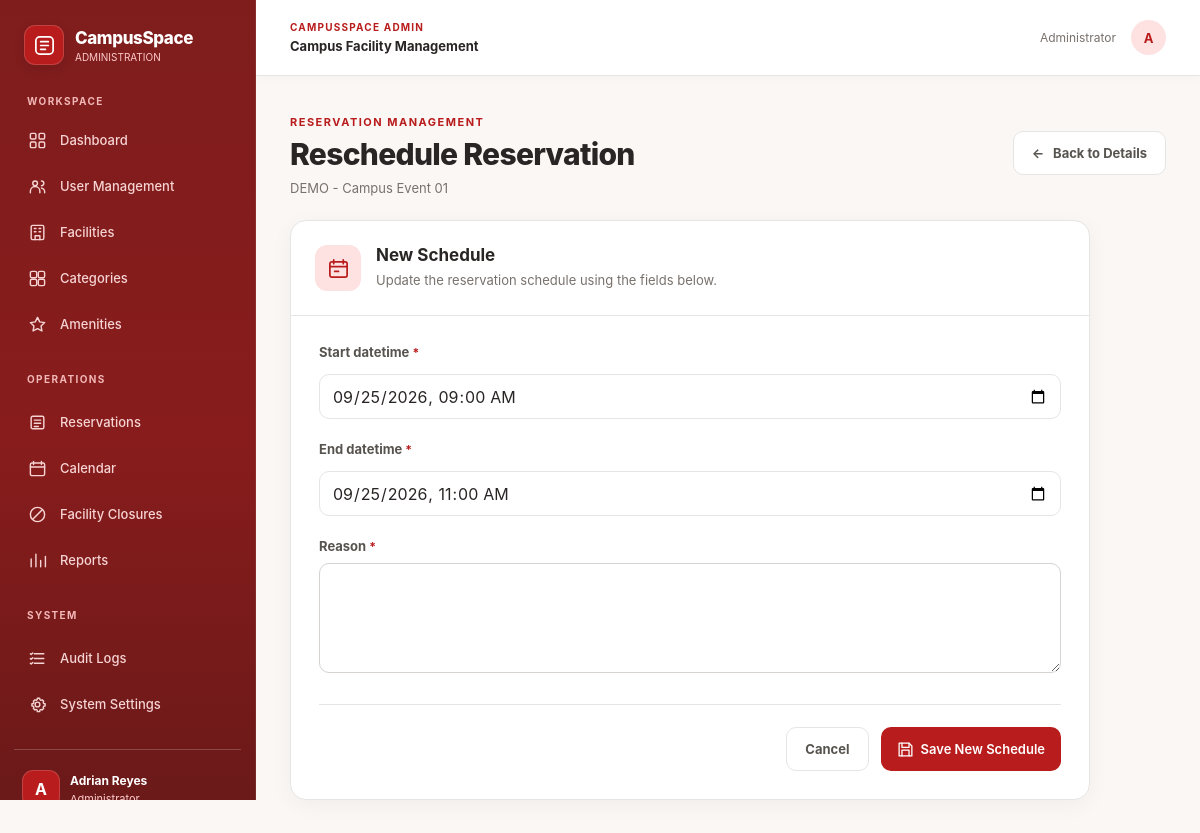
The app's page /manage/reservations/1/reschedule/ (signed in) with its own data.
### Reservation/models.py (models this page shows, shortened)
class User(AbstractUser):
    ROLE_CHOICES = [
        ('BASIC_USER', 'Basic User'),
        ('ADMIN', 'Admin'),
    ]
    role = models.CharField(
        max_length=10,
        choices=ROLE_CHOICES,
        default='BASIC_USER'
    )
    department = models.CharField(
        max_length=100,
        blank=True
    )
    contact_number = models.CharField(
        max_length=20,
        blank=True
    )
    objects = UserManager()

class Reservation(models.Model):
    STATUS_CHOICES = [
        ('PENDING', 'Pending'),
        ('APPROVED', 'Approved'),
        ('REJECTED', 'Rejected'),
        ('CANCELLED', 'Cancelled'),
        ('CHECKED_IN', 'Checked In'),
        ('NO_SHOW', 'No Show'),
        ('COMPLETED', 'Completed'),
    ]
    user = models.ForeignKey(
        settings.AUTH_USER_MODEL,
        on_delete=models.PROTECT,
        related_name='reservations'
    )
    facility = models.ForeignKey(
        Facility,
        on_delete=models.PROTECT,
        related_name='reservations'
    )
    event_name = models.CharField(
        max_length=200
    )
    purpose = models.TextField()
    expected_attendees = models.PositiveIntegerField()
    start_datetime = models.DateTimeField()
    end_datetime = models.DateTimeField()
    status = models.CharField(
        max_length=20,
        choices=STATUS_CHOICES,
        default='PENDING'
    )
    decision_by = models.ForeignKey(
        settings.AUTH_USER_MODEL,
        on_delete=models.PROTECT,
        null=True,
        blank=True,
        related_name='reservation_decisions'
    )
    decision_at = models.DateTimeField(
        null=True,
        blank=True
    )
    decision_reason = models.TextField(
        blank=True
    )
    created_at = models.DateTimeField(
        auto_now_add=True
    )
    updated_at = models.DateTimeField(
        auto_now=True
    )

### Reservation/views.py (the view)
@admin_required
def reservation_reschedule(request, reservation_id):
    reservation = get_object_or_404(
        Reservation,
        pk=reservation_id
    )
    if request.method == 'POST':
        form = ReservationRescheduleForm(
            request.POST
        )
        if form.is_valid():
            try:
                reschedule_reservation(
                    reservation_id=reservation.pk,
                    admin_user=request.user,
                    new_start_datetime=form.cleaned_data[
                        'start_datetime'
                    ],
                    new_end_datetime=form.cleaned_data[
                        'end_datetime'
                    ],
                    reason=form.cleaned_data[
                        'reason'
                    ]
                )
                messages.success(
                    request,
                    'Reservation rescheduled successfully.'
                )
                return redirect(
                    'reservation_detail_admin',
                    reservation_id=reservation.pk
                )
            except ValidationError as error:
                form.add_error(
                    None,
                    ' '.join(error.messages)
                )
    else:
        form = ReservationRescheduleForm(
            initial={
                'start_datetime': reservation.start_datetime,
                'end_datetime': reservation.end_datetime,
            }
        )
    return render(
        request,
        'Reservation/admin/reservations/ReservationReschedule.html',
        {
            'reservation': reservation,
            'form': form,
        }
    )

### templates/Reservation/admin/reservations/ReservationReschedule.html (shortened to what this page needs)
{% extends 'Reservation/admin/AdminBase.html' %}
{% load static %}
{% block extra_head %}
<link rel="stylesheet" href="{% static 'Reservation/css/admin/reservation-admin.css' %}">
{% endblock %}
{% block content %}
<div class="rv-page rv-reschedule-page">
    <div class="rv-page-head">
        <div>
            <span class="page-eyebrow">RESERVATION MANAGEMENT</span>
            <h1>Reschedule Reservation</h1>
            <p>{{ reservation.event_name }}</p>
        </div>
        <a href="{% url 'reservation_detail_admin' reservation.id %}"
           class="rv-outline rv-back-button">
            <span aria-hidden="true">←</span>
            Back to Details
        </a>
    </div>
    <section class="rv-panel rv-form-panel">
        <div class="rv-panel-head">
            <div class="rv-form-heading">
                <div class="rv-form-heading-icon" aria-hidden="true">
                    <svg viewBox="0 0 24 24"
                         fill="none"
                         stroke="currentColor"
                         stroke-width="1.8"
                         stroke-linecap="round"
                         stroke-linejoin="round">
                        <rect x="3" y="5" width="18" height="16" rx="2"/>
                        <path d="M7 3v4M17 3v4M3 10h18"/>
                        <path d="M8 15h4"/>
                    </svg>
                </div>
                <div>
                    <h2>New Schedule</h2>
                    <p>Update the reservation schedule using the fields below.</p>
                </div>
            </div>
        </div>
        <form method="post" class="rv-stacked-form">
            {% for field in form %}
                <div class="rv-form-field">
                    <label for="{{ field.id_for_label }}">
                        {{ field.label }}
                        {% if field.field.required %}
                            <span class="rv-required">*</span>
                        {% endif %}
                    </label>
                    <div class="rv-form-control">
                        {{ field }}
                    </div>
                </div>
            {% endfor %}
            <div class="rv-form-actions">
                <a href="{% url 'reservation_detail_admin' reservation.id %}"
                   class="rv-outline">
                    Cancel
                </a>
                <button type="submit" class="rv-primary">
                    <svg viewBox="0 0 24 24"
                         width="17" height="17"
                         fill="none"
                         stroke="currentColor"
                         stroke-width="1.8"
                         stroke-linecap="round"
                         stroke-linejoin="round"
                         aria-hidden="true">
                        <path d="M5 3h12l4 4v14H3V3h2Z"/>
                        <path d="M7 3v6h10V3M7 21v-8h10v8"/>
                    </svg>
                    Save New Schedule
                </button>
            </div>
        </form>
    </section>
</div>
{% endblock %}

### templates/Reservation/admin/AdminBase.html (shortened to what this page needs)
{% load static %}
<!DOCTYPE html>
<html lang="en">
<head>
    <link rel="stylesheet" href="{% static 'Reservation/css/admin/admin.css' %}">
    {% block extra_head %}{% endblock %}
</head>
<body class="admin-page">
<div class="layout">
    <aside class="sidebar" id="admin-sidebar">
        <div class="sidebar-brand">
            <div class="sidebar-brand-icon">
                <svg viewBox="0 0 24 24"
                     fill="none"
                     stroke="currentColor"
                     stroke-width="1.8"
                     stroke-linecap="round"
                     stroke-linejoin="round"
                     aria-hidden="true">
                    <rect x="3" y="3" width="18" height="18" rx="4"/>
                    <path d="M8 8h8M8 12h8M8 16h5"/>
                </svg>
            </div>
            <div class="sidebar-brand-text">
                <strong>CampusSpace</strong>
                <span>ADMINISTRATION</span>
            </div>
        </div>
        <div class="sidebar-section-label">WORKSPACE</div>
        <nav class="sidebar-nav" aria-label="Admin navigation">
            <a href="{% url 'admin_dashboard' %}"
               class="nav-link {% if request.resolver_match.url_name == 'admin_dashboard' %}active{% endif %}">
                <span class="nav-icon" aria-hidden="true">
                </span>
                <span>Dashboard</span>
            </a>
            <a href="{% url 'user_management' %}"
               class="nav-link {% if request.resolver_match.url_name == 'user_management' %}active{% endif %}">
                <span class="nav-icon" aria-hidden="true">
                    <svg viewBox="0 0 24 24" fill="none"
                         stroke="currentColor" stroke-width="1.8"
                         stroke-linecap="round" stroke-linejoin="round">
                        <circle cx="9" cy="8" r="3"/>
                        <path d="M3 20v-2a6 6 0 0 1 12 0v2"/>
                        <path d="M17 5a3 3 0 0 1 0 6M17 14a5 5 0 0 1 4 5v1"/>
                    </svg>
                </span>
                <span>User Management</span>
            </a>
            <a href="{% url 'facility_list' %}"
               class="nav-link {% if request.resolver_match.url_name == 'facility_list' %}active{% endif %}">
                <span class="nav-icon" aria-hidden="true">
                    <svg viewBox="0 0 24 24" fill="none"
                         stroke="currentColor" stroke-width="1.8"
                         stroke-linecap="round" stroke-linejoin="round">
                        <rect x="4" y="3" width="16" height="18" rx="2"/>
                        <path d="M9 21v-5h6v5M8 7h2m4 0h2M8 11h2m4 0h2"/>
                    </svg>
                </span>
                <span>Facilities</span>
            </a>
            <a href="{% url 'category_list' %}"
               class="nav-link {% if request.resolver_match.url_name == 'category_list' %}active{% endif %}">
                <span class="nav-icon" aria-hidden="true">
                </span>
                <span>Categories</span>
            </a>
            <a href="{% url 'amenity_list' %}"
               class="nav-link {% if request.resolver_match.url_name == 'amenity_list' %}active{% endif %}">
                <span class="nav-icon" aria-hidden="true">
                    <svg viewBox="0 0 24 24" fill="none"
                         stroke="currentColor" stroke-width="1.8"
                         stroke-linecap="round" stroke-linejoin="round">
                        <path d="m12 3 2.8 5.7L21 9.6l-4.5 4.4 1.1 6.2L12 17.3l-5.6 2.9 1.1-6.2L3 9.6l6.2-.9L12 3Z"/>
                    </svg>
                </span>
                <span>Amenities</span>
            </a>
            <div class="sidebar-section-label sidebar-section-inner">
                OPERATIONS
            </div>
            <a href="{% url 'reservation_queue' %}"
               class="nav-link {% if request.resolver_match.url_name == 'reservation_queue' %}active{% endif %}">
                <span class="nav-icon" aria-hidden="true">
                    <svg viewBox="0 0 24 24" fill="none"
                         stroke="currentColor" stroke-width="1.8"
                         stroke-linecap="round" stroke-linejoin="round">
                        <rect x="4" y="4" width="16" height="16" rx="2"/>
                        <path d="M8 9h8M8 13h8M8 17h5"/>
                    </svg>
                </span>
                <span>Reservations</span>
            </a>
            <a href="{% url 'admin_calendar' %}"
               class="nav-link {% if request.resolver_match.url_name == 'admin_calendar' %}active{% endif %}">
                <span class="nav-icon" aria-hidden="true">
                    <svg viewBox="0 0 24 24" fill="none"
                         stroke="currentColor" stroke-width="1.8"
                         stroke-linecap="round" stroke-linejoin="round">
                        <rect x="3" y="5" width="18" height="16" rx="2"/>
                        <path d="M7 3v4M17 3v4M3 10h18"/>
                    </svg>
                </span>
                <span>Calendar</span>
            </a>
            <a href="{% url 'closure_list' %}"
               class="nav-link {% if request.resolver_match.url_name == 'closure_list' %}active{% endif %}">
                <span class="nav-icon" aria-hidden="true">
                    <svg viewBox="0 0 24 24" fill="none"
                         stroke="currentColor" stroke-width="1.8"
                         stroke-linecap="round" stroke-linejoin="round">
                        <circle cx="12" cy="12" r="9"/>
                        <path d="M6 18 18 6"/>
                    </svg>
                </span>
                <span>Facility Closures</span>
            </a>
            <a href="{% url 'reports' %}"
               class="nav-link {% if request.resolver_match.url_name == 'reports' %}active{% endif %}">
                <span class="nav-icon" aria-hidden="true">
                    <svg viewBox="0 0 24 24" fill="none"
                         stroke="currentColor" stroke-width="1.8"
                         stroke-linecap="round" stroke-linejoin="round">
                        <path d="M4 20V10M10 20V4M16 20v-8M22 20V7"/>
                    </svg>
                </span>
                <span>Reports</span>
            </a>
            <div class="sidebar-section-label sidebar-section-inner">
                SYSTEM
            </div>
            <a href="{% url 'audit_logs' %}"
               class="nav-link {% if request.resolver_match.url_name == 'audit_logs' %}active{% endif %}">
                <span class="nav-icon" aria-hidden="true">
                    <svg viewBox="0 0 24 24" fill="none"
                         stroke="currentColor" stroke-width="1.8"
                         stroke-linecap="round" stroke-linejoin="round">
                        <path d="M8 6h12M8 12h12M8 18h12"/>
                        <path d="m3 6 1 1 2-2M3 12l1 1 2-2M3 18l1 1 2-2"/>
                    </svg>
                </span>
                <span>Audit Logs</span>
            </a>
            <a href="{% url 'system_settings' %}"
               class="nav-link {% if request.resolver_match.url_name == 'system_settings' %}active{% endif %}">
                <span class="nav-icon" aria-hidden="true">
                </span>
                <span>System Settings</span>
            </a>
        </nav>
        <div class="sidebar-bottom">
            <div class="sidebar-profile">
                <div class="profile-avatar">
                    {{ request.user.first_name|default:request.user.username|slice:":1"|upper }}
                </div>
                <div class="profile-info">
                    <strong>
                        {{ request.user.get_full_name|default:request.user.username }}
                    </strong>
                    <span>Administrator</span>
                </div>
            </div>
        </div>
    </aside>
    <div class="main-shell">
        <header class="topbar">
            <div class="topbar-left">
                <div class="topbar-heading">
                    <span class="topbar-eyebrow">CAMPUSSPACE ADMIN</span>
                    <strong>Campus Facility Management</strong>
                </div>
            </div>
            <div class="topbar-right">
                <span class="topbar-role">Administrator</span>
                <div class="topbar-avatar">
                    {{ request.user.first_name|default:request.user.username|slice:":1"|upper }}
                </div>
            </div>
        </header>
        <main class="content">
            {% block content %}{% endblock %}
        </main>
    </div>
</div>
</body>
</html>

### records on screen
User: user.first_name "A", user.get_full_name "Adrian Reyes"
Reservation: event_name "DEMO - Campus Event 01"

### other values on screen
{{ field.label }} "Start datetime" "End datetime" "Reason"
